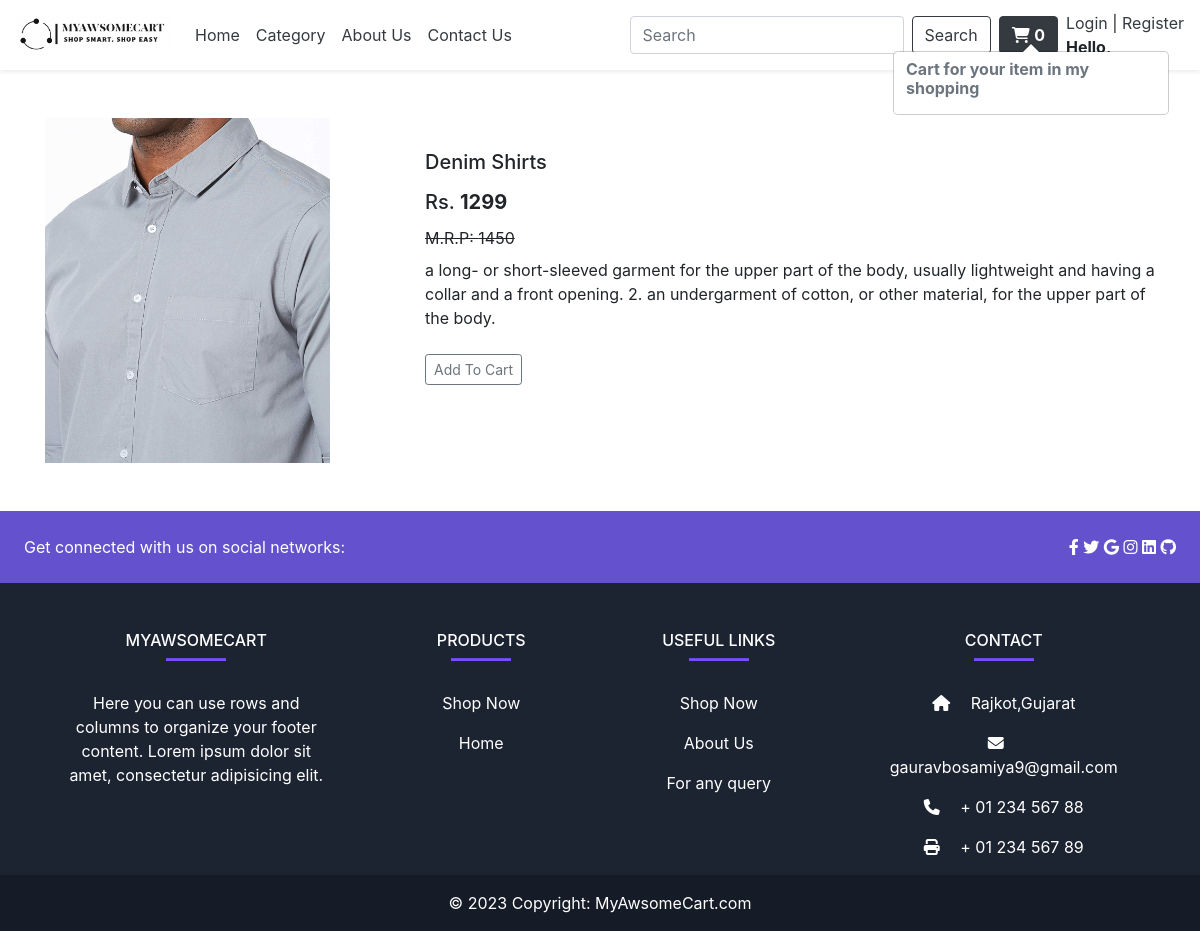
Screenshot of /collectionsviews/prodView/2 with the database file from the repository.
### shop/models.py (models this page shows, shortened)
class Product(models.Model):
    category = models.ForeignKey(Category,on_delete=models.CASCADE,default=1)
    name = models.CharField(max_length=200)
    original_price = models.IntegerField(default=0)
    price = models.IntegerField(default=0)
    desc = models.CharField(max_length=500)
    image = models.ImageField(upload_to='uploads/products/')
    pub_date = models.DateField()

### shop/views.py (the view)
# urls.py: path("collectionsviews/prodView/<int:id>",views.prodView,name="prodView"),
def prodView(request,id):
    product = Product.objects.filter(id=id)
    return render(request,'prodView.html',{'product':product[0]})

### shop/templates/prodView.html (shortened to what this page needs)
{% extends 'base.html' %}
{% load static %}
{% block body %}
    <div class="container mt-5">
      <div class="row">
        <div class="col-md-4">
            <img src="/image/{{product.image}}" class="card-img-top" alt="...">
        </div>
        <div class="col-md-8 mt-3">
          <h5 class="card-title my-3" id="nameproductId{{product.id}}">{{product.name}}</h5>
            <h5 class="card-title"> Rs. <span id="priceproductId{{product.id}}" class="font-weight-bold">{{product.price}}</span></h5>
            <span><del>M.R.P: {{product.original_price}}</del></span>
            <p class="mt-2">{{product.desc}}</p>
            <span id="divproductId{{product.id}}" class="divproductId">
              <button id="productId{{product.id}}" class="btn btn-outline-secondary btn-sm cart my-2">Add To Cart</button>
            </span>
        </div>
      </div>
    </div>
{% endblock %}

### rows the page displays
Product: image (picture), name "Denim Shirts", price "1299", original_price "1450", desc "a long- or short-sleeved garment for the upper part of the body, usually lightweight and having a collar and a front opening. 2. an undergarment of cotton, or other material, for the upper part of the body."
